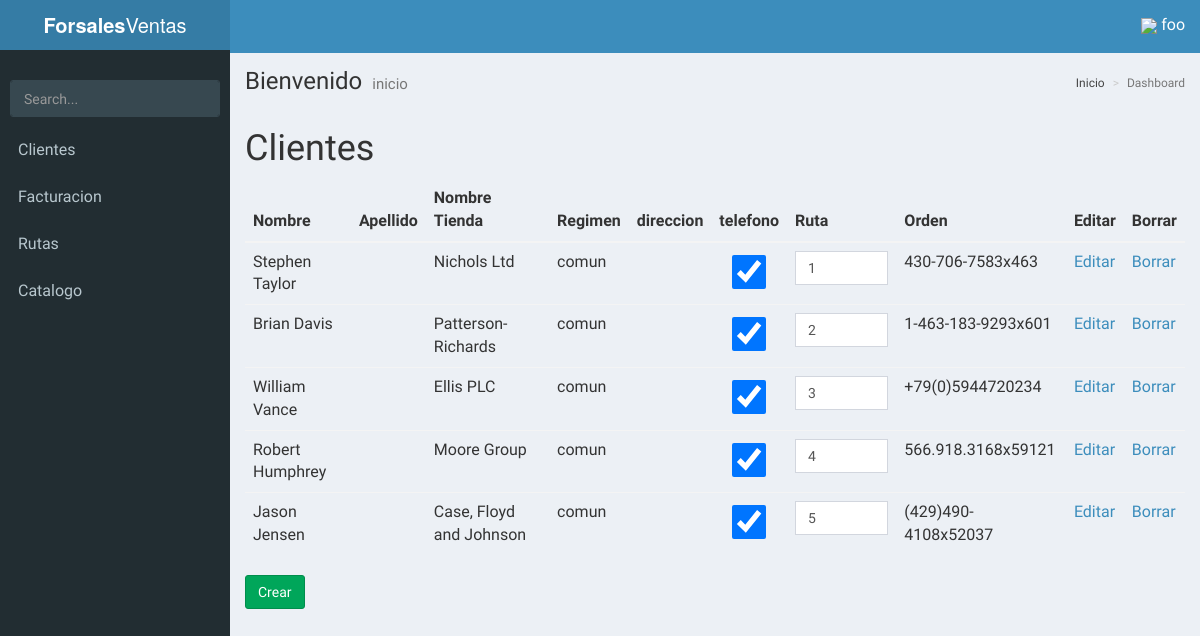
Page /clientes/ (signed in) on the committed database.
### base/models.py (models this page shows, shortened)
class cliente(models.Model):
	class Meta:
		ordering = ['orden_ruta']
	"""docstring for cliente"""
	nombre = models.CharField(max_length=10)
	apellido = models.CharField(max_length=10)
	nombre_tienda = models.CharField(max_length=10)
	regimen = models.CharField(max_length=10)
	direccion = models.CharField(max_length=10)
	telefono = models.CharField(max_length=10)
	orden_ruta = models.IntegerField()
	pos_x = models.CharField(max_length=50)
	pos_y = models.CharField(max_length=50)
	ruta_activa = models.CharField(max_length=1,default=1)

### base/views.py (the view)
# urls.py: url(r'^clientes/$', ListarCliente, name="listar_clientes"),
@login_required
def ListarCliente(request,):
	ruta_limpiada = os.environ.get('CLEAR')
	print(ruta_limpiada)
	clientes = cliente.objects.all()
	return render(request,'clientes/listar.html',{'object_list':clientes})

### base/templates/clientes/listar.html (shortened to what this page needs)
{% extends 'AdminLTE/index.html' %}
{% block content %}
	<h1>Clientes</h1>
	<table class="table">
		<thead>
			<tr>
				<th>Nombre</th>
				<th>Apellido</th>
				<th>Nombre Tienda</th>
				<th>Regimen</th>
				<th>direccion</th>
				<th>telefono</th>
				<th>Ruta</th>
				<th>Orden</th>
				<th>Editar</th>
				<th>Borrar</th>
			</tr>
		</thead>
		<tbody>
			{% for cliente in object_list %}
				<tr>
					<td>{{ cliente.nombre }}</td>
					<td>{{ cliente.apellido }}</td>
					<td>{{ cliente.nombre_tienda }}</td>
					<td>{{ cliente.regimen }}</td>
					<td>{{ cliente.direccion }}</td>
					<td>
						<input
							type="checkbox"
							data-cliente="{{cliente.id}}"
							{% if cliente.ruta_activa == '1' %}
								checked
							{% endif %}
							onclick="toggleStatus(event)"
						/>
					</td>
					<td>
						<input type="number" data-cliente="{{cliente.id}}" value="{{cliente.orden_ruta}}" onchange="setOrdenRuta(event)" />
					</td>
					<td>{{ cliente.telefono }}</td>
					<td><a href="{% url 'actualizar_cliente' cliente.pk %}">Editar</a></td>
					<td><a href="{% url 'borrar_cliente' cliente.pk %}">Borrar</a></td>
				</tr>
			{% empty %}
				<tr>
					<td>Sin cliente</td>
				</tr>
			{% endfor %}
		</tbody>
	</table>
	<a class="btn btn-success" href="{% url 'crear_cliente' %}">Crear</a>
{% endblock content %}

### base/templates/AdminLTE/index.html (shortened to what this page needs)
{% load static %}
<!DOCTYPE html>
<html>
<head>
<link rel="stylesheet" href="https://unpkg.com/bootstrap-material-design@4.0.0-beta.3/dist/css/bootstrap-material-design.min.css"
>
  <link rel="stylesheet" href="{% static 'css/AdminLTE/bootstrap/css/bootstrap.min.css' %}">
  <link rel="stylesheet" href="{% static 'css/AdminLTE/AdminLTE.min.css' %}">
  <link rel="stylesheet" href="{% static 'css/AdminLTE/skins/_all-skins.min.css' %}">
  <link rel="stylesheet" href="{% static 'css/AdminLTE/plugins/iCheck/flat/blue.css' %}">
  <link rel="stylesheet" href="{% static 'css/AdminLTE/plugins/morris/morris.css' %}">
  <link rel="stylesheet" href="{% static 'css/AdminLTE/plugins/jvectormap/jquery-jvectormap-1.2.2.css' %}">
  <link rel="stylesheet" href="{% static 'css/AdminLTE/plugins/datepicker/datepicker3.css' %}">
  <link rel="stylesheet" href="{% static 'css/AdminLTE/plugins/daterangepicker/daterangepicker.css' %}">
  <link rel="stylesheet" href="{% static 'css/AdminLTE/plugins/bootstrap-wysihtml5/bootstrap3-wysihtml5.min.css' %}">
  <link rel="stylesheet" href="{% static 'alertifyjs/css/alertify.min.css' %}">
  <link rel="stylesheet" href="{% static 'alertifyjs/css/themes/bootstrap.min.css' %}">
  <link rel="stylesheet" href="{% static 'vue/vue-good-table/vue-good-table.css' %}">
</head>
<body class="hold-transition skin-blue sidebar-mini">
<div class="wrapper" id="vue-root">
  <header class="main-header">
    <a href="/" class="logo">
      <span class="logo-lg"><b>Forsales</b>Ventas</span>
    </a>
    <nav class="navbar navbar-static-top">
      <a href="#" class="sidebar-toggle" data-toggle="offcanvas" role="button">
      </a>
      <div class="navbar-custom-menu">
        <ul class="nav navbar-nav">
          <li class="dropdown user user-menu">
            <a href="#" class="dropdown-toggle" data-toggle="dropdown">
             <img style="width: 10%; " src="{% static 'img/user.png' %}">
              <span class="hidden-xs">{{ request.user.username }}</span>
            </a>
          </li>
        </ul>
      </div>
    </nav>
  </header>
  <aside class="main-sidebar">
    <section class="sidebar">
      <div class="user-panel">
      </div>
      <form action="#" method="get" class="sidebar-form">
        <div class="input-group">
          <input type="text" name="q" class="form-control" placeholder="Search...">
              <span class="input-group-btn">
                <button type="submit" name="search" id="search-btn" class="btn btn-flat">
                </button>
              </span>
        </div>
      </form>
      <ul class="sidebar-menu">
      {% if request.user.is_superuser %}
        <li class="header">PANEL DE CONTROL</li>
        <li>
          <a href="{% url 'listar_productos' %}">
            <i class="fa fa-shopping-basket" aria-hidden="true"><span>Productos</span></i>
          </a>
        </li>
        <li>
          <a href="{% url 'listar_clientes' %}">
            <i class="fa fa-th"></i> <span>Clientes</span>
          </a>
        </li>
        <li>
          <a href="{% url 'bodega' 'main' %}">
            <i class="fa fa-th"></i> <span>Bodega</span>
          </a>
        </li>
        <li>
          <a href="{% url 'listar_distribuidores' %}">
            <i class="fa fa-th"></i> <span>Distribuidores</span>
          </a>
        </li>
        <li>
          <a href="{% url 'listar_proveedores' %}">
            <i class="fa fa-th"></i> <span>Proveedores</span>
          </a>
        </li>
        <li class="treeview">
          <a href="#">
            <i class="fa fa-dashboard"></i> <span>Facturacion</span>
            <span class="pull-right-container">
              <i class="fa fa-angle-left pull-right"></i>
            </span>
          </a>
          <ul class="treeview-menu">
            <li class=""><a href="{% url 'factura' %}"><i class="fa fa-circle-o"></i> Listar</a></li>
          </ul>
           <ul class="treeview-menu">
            <li class=""><a href="{% url 'reportes' %}"><i class="fa fa-circle-o"></i> reportes</a></li>
          </ul>
        </li>
        <li class="treeview">
          <a href="#">
            <i class="fa fa-dashboard"></i> <span>Inventario</span>
            <span class="pull-right-container">
              <i class="fa fa-angle-left pull-right"></i>
            </span>
          </a>
          <ul class="treeview-menu">
            <li class=""><a href="{% url 'movimiento' %}"><i class="fa fa-circle-o"></i> Movimientos</a></li>
          </ul>
        </li>
        <li class="treeview">
          <a href="#">
            <i class="fa fa-dashboard"></i> <span>Catalogo</span>
            <span class="pull-right-container">
              <i class="fa fa-angle-left pull-right"></i>
            </span>
          </a>
          <ul class="treeview-menu">
            <li class=""><a href="{% url 'catalogos' %}"><i class="fa fa-circle-o"></i> Lista</a></li>
          </ul>
        </li>
        <li class="treeview">
          <a href="#">
            <i class="fa fa-dashboard"></i> <span>Rutas</span>
            <span class="pull-right-container">
              <i class="fa fa-angle-left pull-right"></i>
            </span>
          </a>
          <ul class="treeview-menu">
            <li class=""><a href="{% url 'rutas-mapa' %}"><i class="fa fa-circle-o"></i> Rutas</a></li>
          </ul>
        </li>
      {% else %}
        {% if request.user %}
<li>
          <a href="{% url 'listar_clientes' %}">
             <span>Clientes</span>
          </a>
        </li>
          <li class="treeview">
            <a href="#">
               <span>Facturacion</span>
            </a>
          </li>
          <li class="treeview">
            <a href="#">
               <span>Rutas</span>
            </a>
          </li>
        <li class="treeview">
          <a href="#">
             <span>Catalogo</span>
          </a>
        </li>
        {% endif %}
      {% endif %}
      </ul>
    </section>
  </aside>
  <div class="content-wrapper">
    <section class="content-header">
      <h1>
        Bienvenido
        <small>inicio</small>
      </h1>
      <ol class="breadcrumb">
        <li><a href="#"> Inicio</a></li>
        <li class="active">Dashboard</li>
      </ol>
    </section>
    <section class="content">
      {% block content %}
      {% endblock content %}
    </section>
  </div>
</div>
</body>
</html>

### base/templates/AdminLTE/index.html (style rules this page uses)
html, body { font-size: 16px !important; }
.navbar { display: inherit !important; }

### rows in the picture
cliente: nombre "Stephen Taylor", nombre_tienda "Nichols Ltd", regimen "comun", ruta_activa "☑", orden_ruta "1", telefono "430-706-7583x463"
cliente: nombre "Brian Davis", nombre_tienda "Patterson-Richards", regimen "comun", ruta_activa "☑", orden_ruta "2", telefono "1-463-183-9293x601"
cliente: nombre "William Vance", nombre_tienda "Ellis PLC", regimen "comun", ruta_activa "☑", orden_ruta "3", telefono "+79(0)5944720234"
cliente: nombre "Robert Humphrey", nombre_tienda "Moore Group", regimen "comun", ruta_activa "☑", orden_ruta "4", telefono "566.918.3168x59121"
cliente: nombre "Jason Jensen", nombre_tienda "Case, Floyd and Johnson", regimen "comun", ruta_activa "☑", orden_ruta "5", telefono "(429)490-4108x52037"

### other values in the picture
{{ request.user.username }} "foo"
